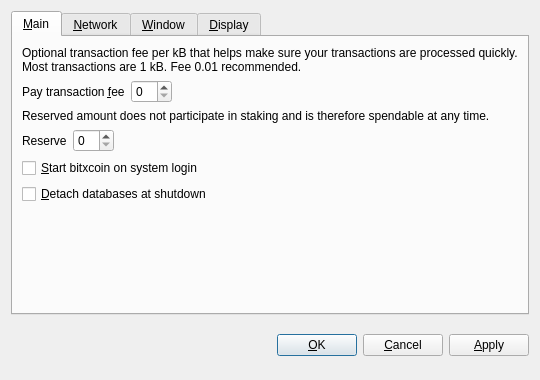
<?xml version="1.0" encoding="UTF-8"?>
<ui version="4.0">
 <class>OptionsDialog</class>
 <widget class="QDialog" name="OptionsDialog">
  <property name="geometry">
   <rect>
    <x>0</x>
    <y>0</y>
    <width>540</width>
    <height>380</height>
   </rect>
  </property>
  <property name="windowTitle">
   <string>Options</string>
  </property>
  <property name="modal">
   <bool>true</bool>
  </property>
  <layout class="QVBoxLayout" name="verticalLayout">
   <item>
    <widget class="QTabWidget" name="tabWidget">
     <property name="tabPosition">
      <enum>QTabWidget::North</enum>
     </property>
     <property name="currentIndex">
      <number>0</number>
     </property>
     <widget class="QWidget" name="tabMain">
      <attribute name="title">
       <string>&amp;Main</string>
      </attribute>
      <layout class="QVBoxLayout" name="verticalLayout_Main">
       <item>
        <widget class="QLabel" name="transactionFeeInfoLabel">
         <property name="text">
          <string>Optional transaction fee per kB that helps make sure your transactions are processed quickly. Most transactions are 1 kB. Fee 0.01 recommended.</string>
         </property>
         <property name="textFormat">
          <enum>Qt::PlainText</enum>
         </property>
         <property name="wordWrap">
          <bool>true</bool>
         </property>
        </widget>
       </item>
       <item>
        <layout class="QHBoxLayout" name="horizontalLayoutFee">
         <item>
          <widget class="QLabel" name="transactionFeeLabel">
           <property name="text">
            <string>Pay transaction &amp;fee</string>
           </property>
           <property name="textFormat">
            <enum>Qt::PlainText</enum>
           </property>
           <property name="buddy">
            <cstring>transactionFee</cstring>
           </property>
          </widget>
         </item>
         <item>
          <widget class="BitcoinAmountField" name="transactionFee"/>
         </item>
         <item>
          <spacer name="horizontalSpacerFee">
           <property name="orientation">
            <enum>Qt::Horizontal</enum>
           </property>
           <property name="sizeHint" stdset="0">
            <size>
             <width>40</width>
             <height>20</height>
            </size>
           </property>
          </spacer>
         </item>
        </layout>
       </item>
       <item>
        <widget class="QLabel" name="reserveBalanceInfoLabel">
         <property name="text">
          <string>Reserved amount does not participate in staking and is therefore spendable at any time.</string>
         </property>
         <property name="textFormat">
          <enum>Qt::PlainText</enum>
         </property>
         <property name="wordWrap">
          <bool>true</bool>
         </property>
        </widget>
       </item>
       <item>
        <layout class="QHBoxLayout" name="horizontalLayoutReserveBalance">
         <item>
          <widget class="QLabel" name="reserveBalanceLabel">
           <property name="text">
            <string>Reserve</string>
           </property>
           <property name="textFormat">
            <enum>Qt::PlainText</enum>
           </property>
           <property name="buddy">
            <cstring>reserveBalance</cstring>
           </property>
          </widget>
         </item>
         <item>
          <widget class="BitcoinAmountField" name="reserveBalance"/>
         </item>
         <item>
          <spacer name="horizontalSpacerReserveBalance">
           <property name="orientation">
            <enum>Qt::Horizontal</enum>
           </property>
           <property name="sizeHint" stdset="0">
            <size>
             <width>40</width>
             <height>20</height>
            </size>
           </property>
          </spacer>
         </item>
        </layout>
       </item>
       <item>
        <widget class="QCheckBox" name="bitcoinAtStartup">
         <property name="toolTip">
          <string>Automatically start bitxcoin after logging in to the system.</string>
         </property>
         <property name="text">
          <string>&amp;Start bitxcoin on system login</string>
         </property>
        </widget>
       </item>
       <item>
        <widget class="QCheckBox" name="detachDatabases">
         <property name="toolTip">
          <string>Detach block and address databases at shutdown. This means they can be moved to another data directory, but it slows down shutdown. The wallet is always detached.</string>
         </property>
         <property name="text">
          <string>&amp;Detach databases at shutdown</string>
         </property>
        </widget>
       </item>
       <item>
        <spacer name="verticalSpacer_Main">
         <property name="orientation">
          <enum>Qt::Vertical</enum>
         </property>
         <property name="sizeHint" stdset="0">
          <size>
           <width>20</width>
           <height>40</height>
          </size>
         </property>
        </spacer>
       </item>
      </layout>
     </widget>
     <widget class="QWidget" name="tabNetwork">
      <attribute name="title">
       <string>&amp;Network</string>
      </attribute>
      <layout class="QVBoxLayout" name="verticalLayout_Network">
       <item>
        <widget class="QCheckBox" name="mapPortUpnp">
         <property name="toolTip">
          <string>Automatically open the bitxcoin client port on the router. This only works when your router supports UPnP and it is enabled.</string>
         </property>
         <property name="text">
          <string>Map port using &amp;UPnP</string>
         </property>
        </widget>
       </item>
       <item>
        <widget class="QCheckBox" name="connectSocks">
         <property name="toolTip">
          <string>Connect to the bitxcoin network through a SOCKS proxy (e.g. when connecting through Tor).</string>
         </property>
         <property name="text">
          <string>&amp;Connect through SOCKS proxy:</string>
         </property>
        </widget>
       </item>
       <item>
        <layout class="QHBoxLayout" name="horizontalLayout_Network">
         <item>
          <widget class="QLabel" name="proxyIpLabel">
           <property name="text">
            <string>Proxy &amp;IP:</string>
           </property>
           <property name="textFormat">
            <enum>Qt::PlainText</enum>
           </property>
           <property name="buddy">
            <cstring>proxyIp</cstring>
           </property>
          </widget>
         </item>
         <item>
          <widget class="QValidatedLineEdit" name="proxyIp">
           <property name="maximumSize">
            <size>
             <width>140</width>
             <height>16777215</height>
            </size>
           </property>
           <property name="toolTip">
            <string>IP address of the proxy (e.g. 127.0.0.1)</string>
           </property>
          </widget>
         </item>
         <item>
          <widget class="QLabel" name="proxyPortLabel">
           <property name="text">
            <string>&amp;Port:</string>
           </property>
           <property name="textFormat">
            <enum>Qt::PlainText</enum>
           </property>
           <property name="buddy">
            <cstring>proxyPort</cstring>
           </property>
          </widget>
         </item>
         <item>
          <widget class="QLineEdit" name="proxyPort">
           <property name="maximumSize">
            <size>
             <width>55</width>
             <height>16777215</height>
            </size>
           </property>
           <property name="toolTip">
            <string>Port of the proxy (e.g. 9050)</string>
           </property>
          </widget>
         </item>
         <item>
          <widget class="QLabel" name="socksVersionLabel">
           <property name="text">
            <string>SOCKS &amp;Version:</string>
           </property>
           <property name="textFormat">
            <enum>Qt::PlainText</enum>
           </property>
           <property name="buddy">
            <cstring>socksVersion</cstring>
           </property>
          </widget>
         </item>
         <item>
          <widget class="QValueComboBox" name="socksVersion">
           <property name="toolTip">
            <string>SOCKS version of the proxy (e.g. 5)</string>
           </property>
          </widget>
         </item>
         <item>
          <spacer name="horizontalSpacer_Network">
           <property name="orientation">
            <enum>Qt::Horizontal</enum>
           </property>
           <property name="sizeHint" stdset="0">
            <size>
             <width>40</width>
             <height>20</height>
            </size>
           </property>
          </spacer>
         </item>
        </layout>
       </item>
       <item>
        <spacer name="verticalSpacer_Network">
         <property name="orientation">
          <enum>Qt::Vertical</enum>
         </property>
         <property name="sizeHint" stdset="0">
          <size>
           <width>20</width>
           <height>40</height>
          </size>
         </property>
        </spacer>
       </item>
      </layout>
     </widget>
     <widget class="QWidget" name="tabWindow">
      <attribute name="title">
       <string>&amp;Window</string>
      </attribute>
      <layout class="QVBoxLayout" name="verticalLayout_Window">
       <item>
        <widget class="QCheckBox" name="minimizeToTray">
         <property name="toolTip">
          <string>Show only a tray icon after minimizing the window.</string>
         </property>
         <property name="text">
          <string>&amp;Minimize to the tray instead of the taskbar</string>
         </property>
        </widget>
       </item>
       <item>
        <widget class="QCheckBox" name="minimizeOnClose">
         <property name="toolTip">
          <string>Minimize instead of exit the application when the window is closed. When this option is enabled, the application will be closed only after selecting Quit in the menu.</string>
         </property>
         <property name="text">
          <string>M&amp;inimize on close</string>
         </property>
        </widget>
       </item>
       <item>
        <spacer name="verticalSpacer_Window">
         <property name="orientation">
          <enum>Qt::Vertical</enum>
         </property>
         <property name="sizeHint" stdset="0">
          <size>
           <width>20</width>
           <height>40</height>
          </size>
         </property>
        </spacer>
       </item>
      </layout>
     </widget>
     <widget class="QWidget" name="tabDisplay">
      <attribute name="title">
       <string>&amp;Display</string>
      </attribute>
      <layout class="QVBoxLayout" name="verticalLayout_Display">
       <item>
        <layout class="QHBoxLayout" name="horizontalLayout_1_Display">
         <item>
          <widget class="QLabel" name="langLabel">
           <property name="text">
            <string>User Interface &amp;language:</string>
           </property>
           <property name="textFormat">
            <enum>Qt::PlainText</enum>
           </property>
           <property name="buddy">
            <cstring>lang</cstring>
           </property>
          </widget>
         </item>
         <item>
          <widget class="QValueComboBox" name="lang">
           <property name="toolTip">
            <string>The user interface language can be set here. This setting will take effect after restarting bitxcoin.</string>
           </property>
          </widget>
         </item>
        </layout>
       </item>
       <item>
        <layout class="QHBoxLayout" name="horizontalLayout_2_Display">
         <item>
          <widget class="QLabel" name="unitLabel">
           <property name="text">
            <string>&amp;Unit to show amounts in:</string>
           </property>
           <property name="textFormat">
            <enum>Qt::PlainText</enum>
           </property>
           <property name="buddy">
            <cstring>unit</cstring>
           </property>
          </widget>
         </item>
         <item>
          <widget class="QValueComboBox" name="unit">
           <property name="toolTip">
            <string>Choose the default subdivision unit to show in the interface and when sending coins.</string>
           </property>
          </widget>
         </item>
        </layout>
       </item>
       <item>
        <widget class="QCheckBox" name="displayAddresses">
         <property name="toolTip">
          <string>Whether to show bitxcoin addresses in the transaction list or not.</string>
         </property>
         <property name="text">
          <string>&amp;Display addresses in transaction list</string>
         </property>
        </widget>
       </item>
       <item>
        <widget class="QCheckBox" name="coinControlFeatures">
         <property name="toolTip">
          <string>Whether to show coin control features or not.</string>
         </property>
         <property name="text">
          <string>Display coin &amp;control features (experts only!)</string>
         </property>
        </widget>
       </item>
       <item>
        <spacer name="verticalSpacer_Display">
         <property name="orientation">
          <enum>Qt::Vertical</enum>
         </property>
         <property name="sizeHint" stdset="0">
          <size>
           <width>20</width>
           <height>40</height>
          </size>
         </property>
        </spacer>
       </item>
      </layout>
     </widget>
    </widget>
   </item>
   <item>
    <layout class="QHBoxLayout" name="horizontalLayout_Buttons">
     <item>
      <spacer name="horizontalSpacer_1">
       <property name="orientation">
        <enum>Qt::Horizontal</enum>
       </property>
       <property name="sizeHint" stdset="0">
        <size>
         <width>40</width>
         <height>48</height>
        </size>
       </property>
      </spacer>
     </item>
     <item>
      <widget class="QLabel" name="statusLabel">
       <property name="font">
        <font>
         <weight>75</weight>
         <bold>true</bold>
        </font>
       </property>
       <property name="text">
        <string/>
       </property>
       <property name="textFormat">
        <enum>Qt::PlainText</enum>
       </property>
       <property name="wordWrap">
        <bool>true</bool>
       </property>
      </widget>
     </item>
     <item>
      <spacer name="horizontalSpacer_2">
       <property name="orientation">
        <enum>Qt::Horizontal</enum>
       </property>
       <property name="sizeHint" stdset="0">
        <size>
         <width>40</width>
         <height>48</height>
        </size>
       </property>
      </spacer>
     </item>
     <item>
      <widget class="QPushButton" name="okButton">
       <property name="text">
        <string>&amp;OK</string>
       </property>
      </widget>
     </item>
     <item>
      <widget class="QPushButton" name="cancelButton">
       <property name="text">
        <string>&amp;Cancel</string>
       </property>
       <property name="autoDefault">
        <bool>false</bool>
       </property>
      </widget>
     </item>
     <item>
      <widget class="QPushButton" name="applyButton">
       <property name="text">
        <string>&amp;Apply</string>
       </property>
       <property name="autoDefault">
        <bool>false</bool>
       </property>
      </widget>
     </item>
    </layout>
   </item>
  </layout>
 </widget>
 <customwidgets>
  <customwidget>
   <class>BitcoinAmountField</class>
   <extends>QSpinBox</extends>
   <header>bitcoinamountfield.h</header>
  </customwidget>
  <customwidget>
   <class>QValueComboBox</class>
   <extends>QComboBox</extends>
   <header>qvaluecombobox.h</header>
  </customwidget>
  <customwidget>
   <class>QValidatedLineEdit</class>
   <extends>QLineEdit</extends>
   <header>qvalidatedlineedit.h</header>
  </customwidget>
 </customwidgets>
 <resources/>
 <connections/>
</ui>
